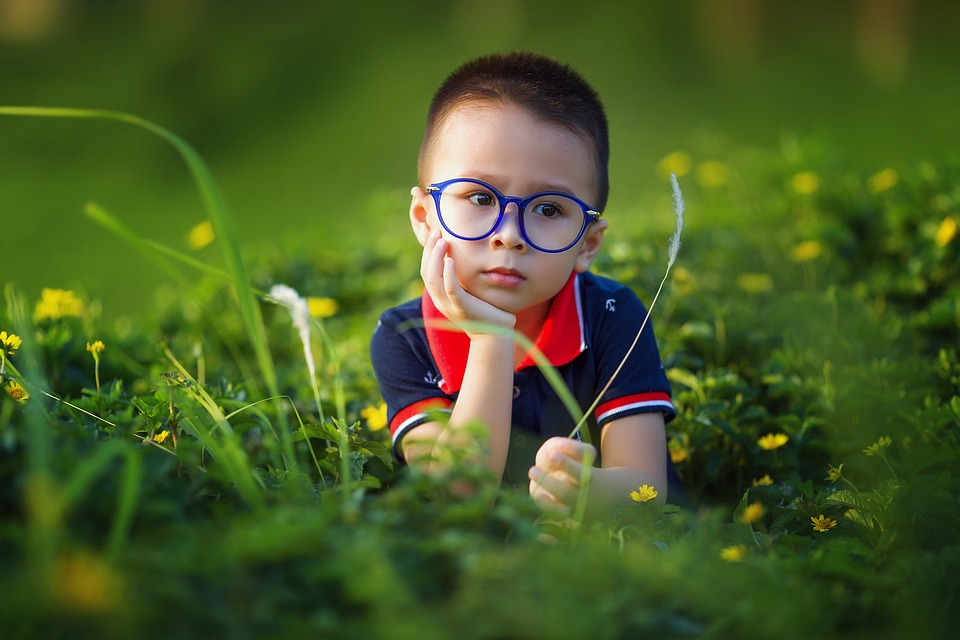
#> input picture kid.jpg, 960 x 640 px
$ python rgb_histogram.py   (older library calls are emulated)
#> lines starting #> are read from the running program, lines starting #| are printed output that depends on the picture
# Color image histogram

import numpy as np
from matplotlib import pyplot as plt
from scipy import misc

def show_images(image1, image2, title1, title2):
    f, a = plt.subplots(1, 2)
    a[0].imshow(image1)
    a[0].set_title(title1)
    a[1].imshow(image2)
    a[1].set_title(title2)
    plt.show()

def get_count(image):
	(row,col)=image.shape
	count=np.zeros(256)
	for i in range(row):
		for j in range(col):
			pixel = image[i,j]
			count[pixel] += 1
	return count

# Load the  rgb image
rgb_image = misc.imread('kid.jpg')
#> rgb_image is the input picture: shape (640, 960, 3); mean R, G, B 72.1, 91, 37.2
(row,col,_)=rgb_image.shape
#> row = 640; col = 960


# Separate RGB into components
R = rgb_image[:, :, 0]
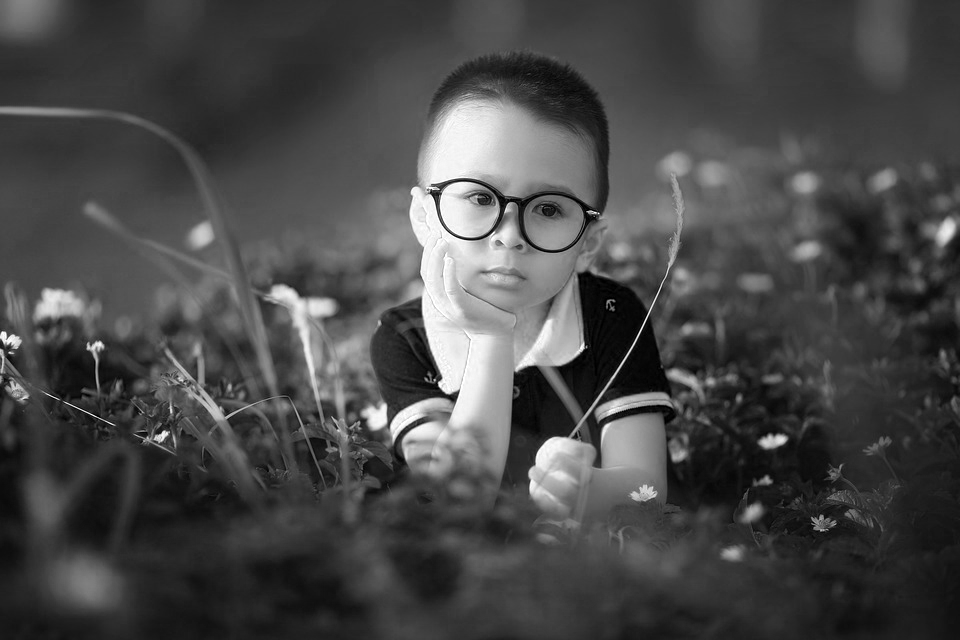
#> R: shape (640, 960); min 0, max 255, mean 72.1
G = rgb_image[:, :, 1]
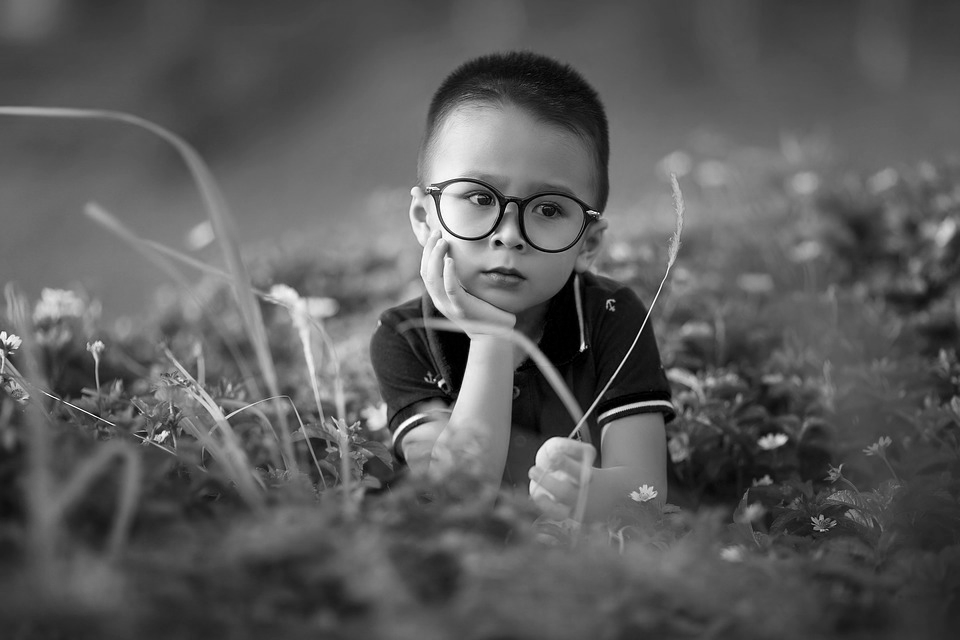
#> G: shape (640, 960); min 0, max 255, mean 91
B = rgb_image[:, :, 2]
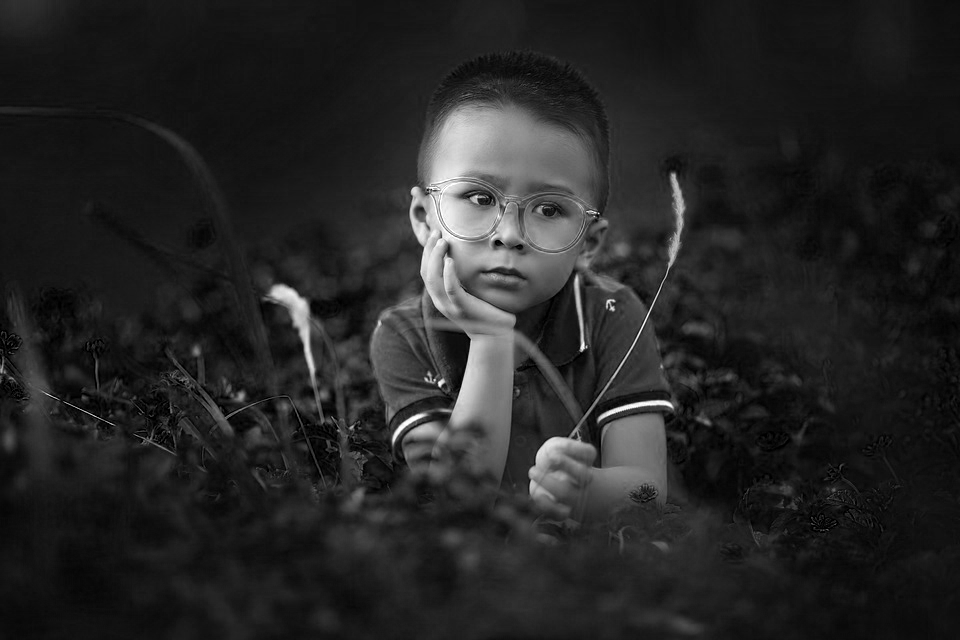
#> B: shape (640, 960); min 0, max 255, mean 37.2

count_r=get_count(R)
#> after the loop in get_count, `for i in range(row):`: count = 256 values, max 10817 at index 51, min 64 at index 254, mean 2400
#> count_r has the same summary as count in get_count
count_g=get_count(G)
#> count_g = 256 values, max 8075 at index 70, min 16 at index 254, mean 2400
count_b=get_count(B)
#> count_b = 256 values, max 33632 at index 19, min 12 at index 254, mean 2400

f, a = plt.subplots(1, 2)
a[0].imshow(rgb_image)
a[0].set_title('Image')
a[1].set_title('Histogram')
a[1].plot(range(256),count_r,'r')
a[1].plot(range(256),count_g,'g')
a[1].plot(range(256),count_b,'b')
plt.show()
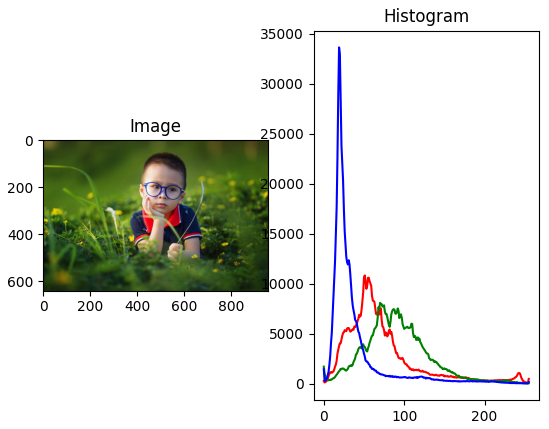
#> figure drawn by matplotlib, 2 panels; panel 2: curve peaks at x = 51, y = 10817; panel 2: curve peaks at x = 70, y = 8075; panel 2: curve peaks at x = 19, y = 33632
